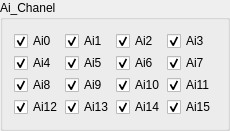
            <widget class="QGroupBox" name="groupBox_2">
             <property name="sizePolicy">
              <sizepolicy hsizetype="Minimum" vsizetype="Minimum">
               <horstretch>0</horstretch>
               <verstretch>1</verstretch>
              </sizepolicy>
             </property>
             <property name="maximumSize">
              <size>
               <width>500</width>
               <height>16777215</height>
              </size>
             </property>
             <property name="title">
              <string>Ai_Chanel</string>
             </property>
             <layout class="QGridLayout" name="gridLayout_8">
              <property name="sizeConstraint">
               <enum>QLayout::SetDefaultConstraint</enum>
              </property>
              <property name="spacing">
               <number>2</number>
              </property>
              <item row="0" column="3">
               <widget class="QCheckBox" name="ai3CheckBox">
                <property name="maximumSize">
                 <size>
                  <width>60</width>
                  <height>16777215</height>
                 </size>
                </property>
                <property name="text">
                 <string>Ai3</string>
                </property>
                <property name="checked">
                 <bool>true</bool>
                </property>
               </widget>
              </item>
              <item row="3" column="3">
               <widget class="QCheckBox" name="ai15CheckBox">
                <property name="maximumSize">
                 <size>
                  <width>60</width>
                  <height>16777215</height>
                 </size>
                </property>
                <property name="text">
                 <string>Ai15</string>
                </property>
                <property name="checked">
                 <bool>true</bool>
                </property>
               </widget>
              </item>
              <item row="2" column="0">
               <widget class="QCheckBox" name="ai8CheckBox">
                <property name="maximumSize">
                 <size>
                  <width>60</width>
                  <height>16777215</height>
                 </size>
                </property>
                <property name="text">
                 <string>Ai8</string>
                </property>
                <property name="checked">
                 <bool>true</bool>
                </property>
               </widget>
              </item>
              <item row="2" column="3">
               <widget class="QCheckBox" name="ai11CheckBox">
                <property name="maximumSize">
                 <size>
                  <width>60</width>
                  <height>16777215</height>
                 </size>
                </property>
                <property name="text">
                 <string>Ai11</string>
                </property>
                <property name="checked">
                 <bool>true</bool>
                </property>
               </widget>
              </item>
              <item row="3" column="1">
               <widget class="QCheckBox" name="ai13CheckBox">
                <property name="maximumSize">
                 <size>
                  <width>60</width>
                  <height>16777215</height>
                 </size>
                </property>
                <property name="text">
                 <string>Ai13</string>
                </property>
                <property name="checked">
                 <bool>true</bool>
                </property>
               </widget>
              </item>
              <item row="2" column="1">
               <widget class="QCheckBox" name="ai9CheckBox">
                <property name="maximumSize">
                 <size>
                  <width>60</width>
                  <height>16777215</height>
                 </size>
                </property>
                <property name="text">
                 <string>Ai9</string>
                </property>
                <property name="checked">
                 <bool>true</bool>
                </property>
               </widget>
              </item>
              <item row="0" column="1">
               <widget class="QCheckBox" name="ai1CheckBox">
                <property name="maximumSize">
                 <size>
                  <width>60</width>
                  <height>16777215</height>
                 </size>
                </property>
                <property name="text">
                 <string>Ai1</string>
                </property>
                <property name="checked">
                 <bool>true</bool>
                </property>
               </widget>
              </item>
              <item row="3" column="2">
               <widget class="QCheckBox" name="ai14CheckBox">
                <property name="maximumSize">
                 <size>
                  <width>60</width>
                  <height>16777215</height>
                 </size>
                </property>
                <property name="text">
                 <string>Ai14</string>
                </property>
                <property name="checked">
                 <bool>true</bool>
                </property>
               </widget>
              </item>
              <item row="3" column="0">
               <widget class="QCheckBox" name="ai12CheckBox">
                <property name="maximumSize">
                 <size>
                  <width>60</width>
                  <height>16777215</height>
                 </size>
                </property>
                <property name="text">
                 <string>Ai12</string>
                </property>
                <property name="checked">
                 <bool>true</bool>
                </property>
               </widget>
              </item>
              <item row="0" column="0">
               <widget class="QCheckBox" name="ai0CheckBox">
                <property name="sizePolicy">
                 <sizepolicy hsizetype="Minimum" vsizetype="Minimum">
                  <horstretch>0</horstretch>
                  <verstretch>0</verstretch>
                 </sizepolicy>
                </property>
                <property name="maximumSize">
                 <size>
                  <width>60</width>
                  <height>16777215</height>
                 </size>
                </property>
                <property name="text">
                 <string>Ai0</string>
                </property>
                <property name="iconSize">
                 <size>
                  <width>8</width>
                  <height>8</height>
                 </size>
                </property>
                <property name="checked">
                 <bool>true</bool>
                </property>
               </widget>
              </item>
              <item row="2" column="2">
               <widget class="QCheckBox" name="ai10CheckBox">
                <property name="maximumSize">
                 <size>
                  <width>60</width>
                  <height>16777215</height>
                 </size>
                </property>
                <property name="text">
                 <string>Ai10</string>
                </property>
                <property name="checked">
                 <bool>true</bool>
                </property>
               </widget>
              </item>
              <item row="1" column="0">
               <widget class="QCheckBox" name="ai4CheckBox">
                <property name="maximumSize">
                 <size>
                  <width>60</width>
                  <height>16777215</height>
                 </size>
                </property>
                <property name="text">
                 <string>Ai4</string>
                </property>
                <property name="checked">
                 <bool>true</bool>
                </property>
               </widget>
              </item>
              <item row="1" column="3">
               <widget class="QCheckBox" name="ai7CheckBox">
                <property name="maximumSize">
                 <size>
                  <width>60</width>
                  <height>16777215</height>
                 </size>
                </property>
                <property name="text">
                 <string>Ai7</string>
                </property>
                <property name="checked">
                 <bool>true</bool>
                </property>
               </widget>
              </item>
              <item row="1" column="1">
               <widget class="QCheckBox" name="ai5CheckBox">
                <property name="maximumSize">
                 <size>
                  <width>60</width>
                  <height>16777215</height>
                 </size>
                </property>
                <property name="text">
                 <string>Ai5</string>
                </property>
                <property name="checked">
                 <bool>true</bool>
                </property>
               </widget>
              </item>
              <item row="1" column="2">
               <widget class="QCheckBox" name="ai6CheckBox">
                <property name="maximumSize">
                 <size>
                  <width>60</width>
                  <height>16777215</height>
                 </size>
                </property>
                <property name="text">
                 <string>Ai6</string>
                </property>
                <property name="checked">
                 <bool>true</bool>
                </property>
               </widget>
              </item>
              <item row="0" column="2">
               <widget class="QCheckBox" name="ai2CheckBox">
                <property name="maximumSize">
                 <size>
                  <width>60</width>
                  <height>16777215</height>
                 </size>
                </property>
                <property name="text">
                 <string>Ai2</string>
                </property>
                <property name="checked">
                 <bool>true</bool>
                </property>
               </widget>
              </item>
             </layout>
            </widget>
